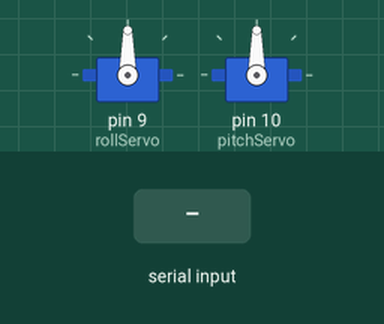
Recording of a sketch running on a simulated Arduino Uno, built with avr-gcc and run on an emulated ATmega328P. Parts: 2 × servo. The test bench sets the inputs (shaded band). What the sketch prints to the serial monitor is not drawn.

Above: at 1.2 s.
1.3 s: "30,150\n" received over Serial
At 2.4 s:
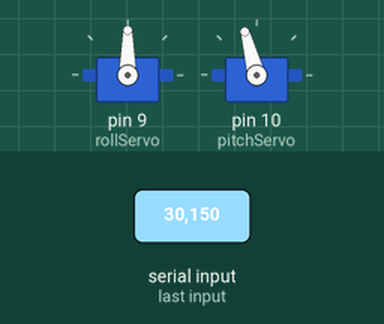
2.8 s: "90,45\n" received over Serial
At 3.5 s:
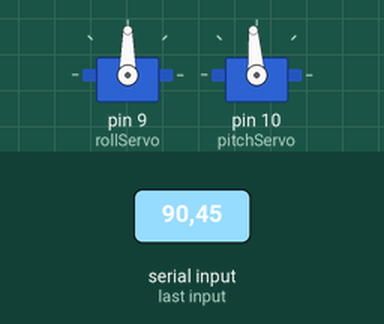
Timing chart, 0 to 5.8 s (numbered marks = the images above; inputs shaded):
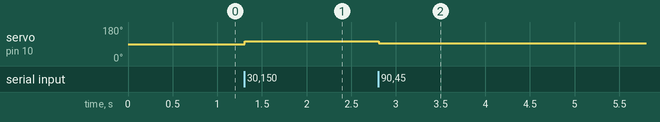

Measured:
- after the input at 1.3 s, servo on pin 10 (pitchServo): 90° → 105° at once
- after the input at 2.8 s, servo on pin 10 (pitchServo): 105° → 94° at once

The sketch:

servo_control.ino
```cpp
/*
 * Platform Controller - Servo Control
 * Controls two servos based on roll/pitch commands
 *
 * Wiring:
 * - Roll Servo Signal -> Pin 9
 * - Pitch Servo Signal -> Pin 10
 * - Both Servo GND -> Arduino GND
 * - Both Servo VCC -> External 5V (recommended)
 */

#include <Servo.h>

Servo rollServo;
Servo pitchServo;

const float ROLL_CENTER = 90.0;
const float PITCH_CENTER = 90.0;
const float ANGLE_SCALE = 1.0;

void setup() {
  Serial.begin(9600);

  rollServo.attach(9);
  pitchServo.attach(10);

  rollServo.write(ROLL_CENTER);
  pitchServo.write(PITCH_CENTER);

  Serial.println("Platform Controller - Servo Mode");
}

void loop() {
  if (Serial.available()) {
    String command = Serial.readStringUntil('\n');

    command.remove(0, 1);
    command.remove(command.length() - 1);

    int commaIndex = command.indexOf(',');
    if (commaIndex > 0) {
      float roll = command.substring(0, commaIndex).toFloat();
      float pitch = command.substring(commaIndex + 1).toFloat();

      int rollServoAngle = constrain(ROLL_CENTER + (roll * ANGLE_SCALE), 0, 180);
      int pitchServoAngle = constrain(PITCH_CENTER + (pitch * ANGLE_SCALE), 0, 180);

      rollServo.write(rollServoAngle);
      pitchServo.write(pitchServoAngle);
    }
  }
}
```
